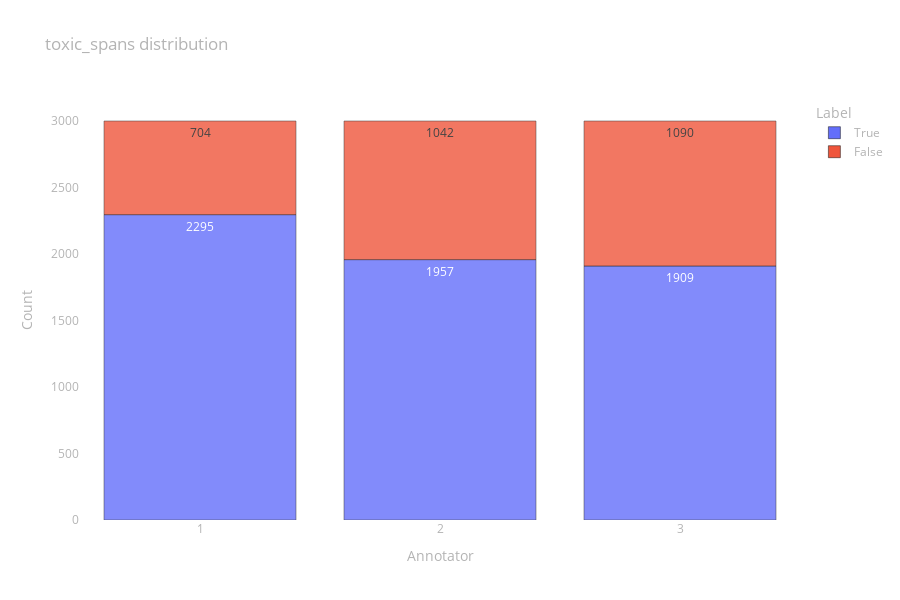

Notebook source saved alongside this figure:
### Code cell
fig = px.bar(
    data_frame=prepare_data_to_px(pd.DataFrame([toxic_spans[col].apply(lambda x: len(x) > 0) for col in toxic_spans.columns]).transpose()),
    x="Annotator", y="Count", color="Label", opacity=0.8,
    height=600, text="Count", title="toxic_spans distribution")

fig.update_layout(layout)

fig.show()

### Figure 1 — Plotly figure (JSON) as saved in the notebook; plotly's stock layout.template omitted (floating-point values rounded to 4 significant figures)
{"data": [{"alignmentgroup": "True", "hovertemplate": "Label=True<br>Annotator=%{x}<br>Count=%{text}<extra></extra>", "legendgroup": "True", "marker": {"color": "#636efa", "opacity": 0.8, "pattern": {"shape": ""}}, "name": "True", "offsetgroup": "True", "orientation": "v", "showlegend": true, "text": [2295, 1957, 1909], "textposition": "auto", "type": "bar", "x": [1, 2, 3], "xaxis": "x", "y": [2295, 1957, 1909], "yaxis": "y"}, {"alignmentgroup": "True", "hovertemplate": "Label=False<br>Annotator=%{x}<br>Count=%{text}<extra></extra>", "legendgroup": "False", "marker": {"color": "#EF553B", "opacity": 0.8, "pattern": {"shape": ""}}, "name": "False", "offsetgroup": "False", "orientation": "v", "showlegend": true, "text": [704, 1042, 1090], "textposition": "auto", "type": "bar", "x": [1, 2, 3], "xaxis": "x", "y": [704, 1042, 1090], "yaxis": "y"}], "layout": {"barmode": "relative", "font": {"color": "rgb(180,180,180)"}, "height": 600, "legend": {"title": {"text": "Label"}, "tracegroupgap": 0}, "paper_bgcolor": "rgba(0,0,0,0)", "plot_bgcolor": "rgba(0,0,0,0)", "title": {"text": "toxic_spans distribution"}, "xaxis": {"anchor": "y", "domain": [0, 1], "showgrid": false, "title": {"text": "Annotator"}, "type": "category", "zeroline": false}, "yaxis": {"anchor": "x", "domain": [0, 1], "showgrid": false, "title": {"text": "Count"}, "zeroline": false}}}
